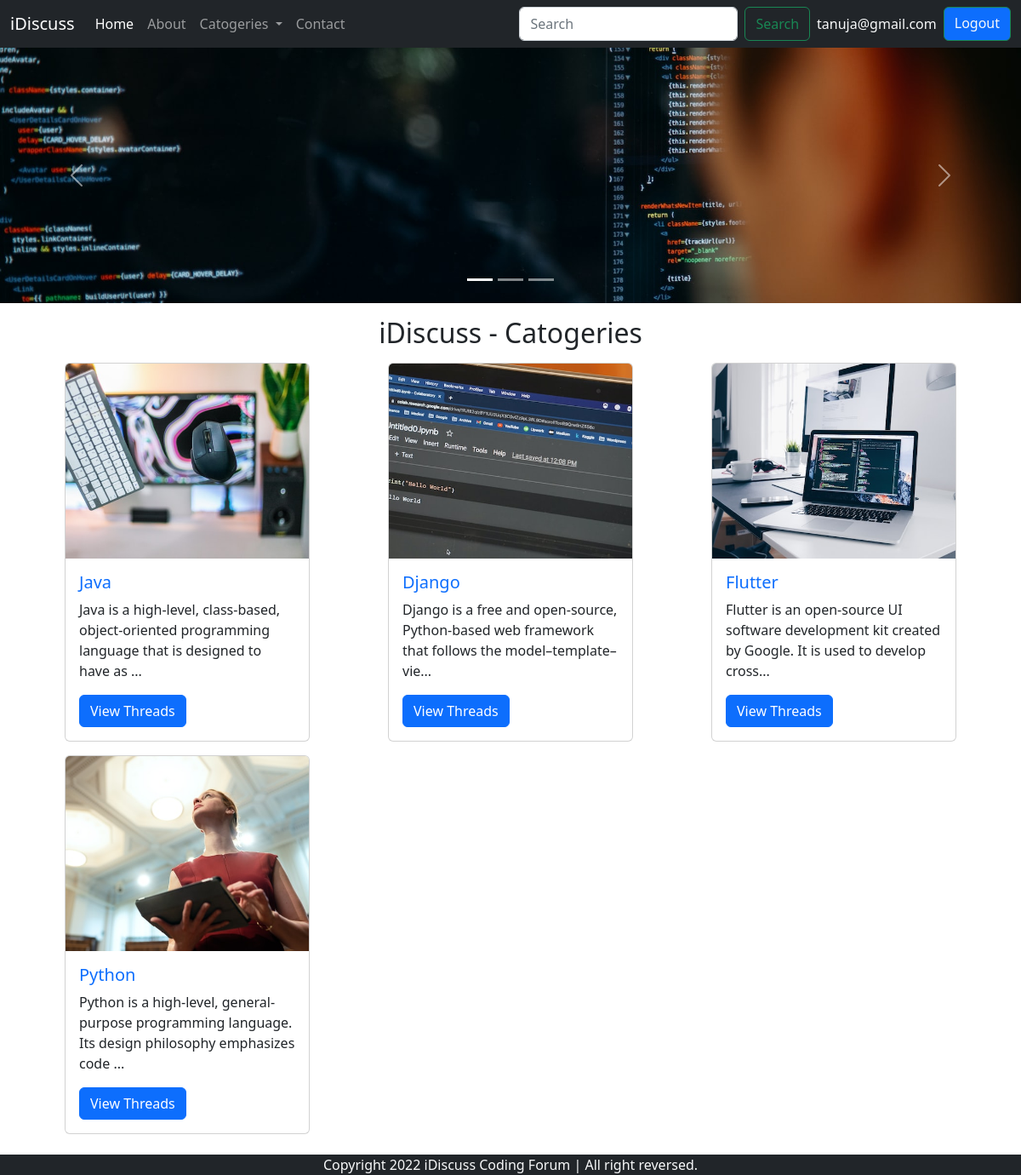
Screenshot of /index.php (signed in) with the database file from the repository.
### tables this page shows
CREATE TABLE `categories` (
  `category_id` int(8) NOT NULL,
  `category_name` varchar(255) NOT NULL,
  `category_description` varchar(255) NOT NULL,
  `created` datetime NOT NULL DEFAULT current_timestamp()
);

### index.php (the view, shortened to what this page needs)
<!doctype html>
<html lang="en">
<head>
  <link href="https://cdn.jsdelivr.net/npm/bootstrap@5.2.0/dist/css/bootstrap.min.css" rel="stylesheet">
</head>
<body>
  <?php include 'partials/_dbconnect.php' ?>
  <?php include 'partials/_header.php' ?>
  <div id="carouselExampleIndicators" class="carousel slide" data-bs-ride="true">
  <div class="carousel-indicators">
    <button type="button" data-bs-target="#carouselExampleIndicators" data-bs-slide-to="0" class="active" aria-current="true" aria-label="Slide 1"></button>
    <button type="button" data-bs-target="#carouselExampleIndicators" data-bs-slide-to="1" aria-label="Slide 2"></button>
    <button type="button" data-bs-target="#carouselExampleIndicators" data-bs-slide-to="2" aria-label="Slide 3"></button>
  </div>
  <div class="carousel-inner">
    <div class="carousel-item active">
      <img src="images/img11.jpg" class="d-block w-100" alt="...">
    </div>
  </div>
  <button class="carousel-control-prev" type="button" data-bs-target="#carouselExampleIndicators" data-bs-slide="prev">
    <span class="carousel-control-prev-icon" aria-hidden="true"></span>
  </button>
  <button class="carousel-control-next" type="button" data-bs-target="#carouselExampleIndicators" data-bs-slide="next">
    <span class="carousel-control-next-icon" aria-hidden="true"></span>
  </button>
</div>
  <div class="container mx-auto my-3">
    <h2 class="text-center">iDiscuss - Catogeries</h2>
    <div class="row">
      <?php
        $sql = "SELECT * FROM `categories`";
        $result = mysqli_query($conn, $sql);
        while($row = mysqli_fetch_assoc($result)){
          $cat = $row['category_name'];
          $desc = $row['category_description'];
          $id = $row['category_id'];
          echo '<div class="col-md-4 my-2 d-flex justify-content-center align-items-center">
            <div class="card" style="width: 18rem;">
              <img src="images/img'. $id .'.jpg" class="card-img-top" alt="...">
              <div class="card-body">
                <h5 class="card-title"><a class="text-decoration-none" href="threadlist.php?catid='. $row['category_id'] .'">'. $cat. '</a></h5>
                <p class="card-text">' . substr($desc, 0, 100) . '...</p>
                <a href="threadlist.php?catid='. $row['category_id'].'" class="btn btn-primary">View Threads</a>
              </div>
            </div>
          </div>';
        }
      ?>
    </div>
  </div>
  <?php include 'partials/_footer.php' ?>
</body>
</html>

### rows the page displays
categories: shows a picture, category_name "Java", category_description "Java is a high-level, class-based, object-oriented programming language that is designed to have as"
categories: shows a picture, category_name "Django", category_description "Django is a free and open-source, Python-based web framework that follows the model–template–vie"
categories: shows a picture, category_name "Flutter", category_description "Flutter is an open-source UI software development kit created by Google. It is used to develop cross"
categories: shows a picture, category_name "Python", category_description "Python is a high-level, general-purpose programming language. Its design philosophy emphasizes code"

### other values shown
$_SESSION['userName'] "tanuja@gmail.com"
